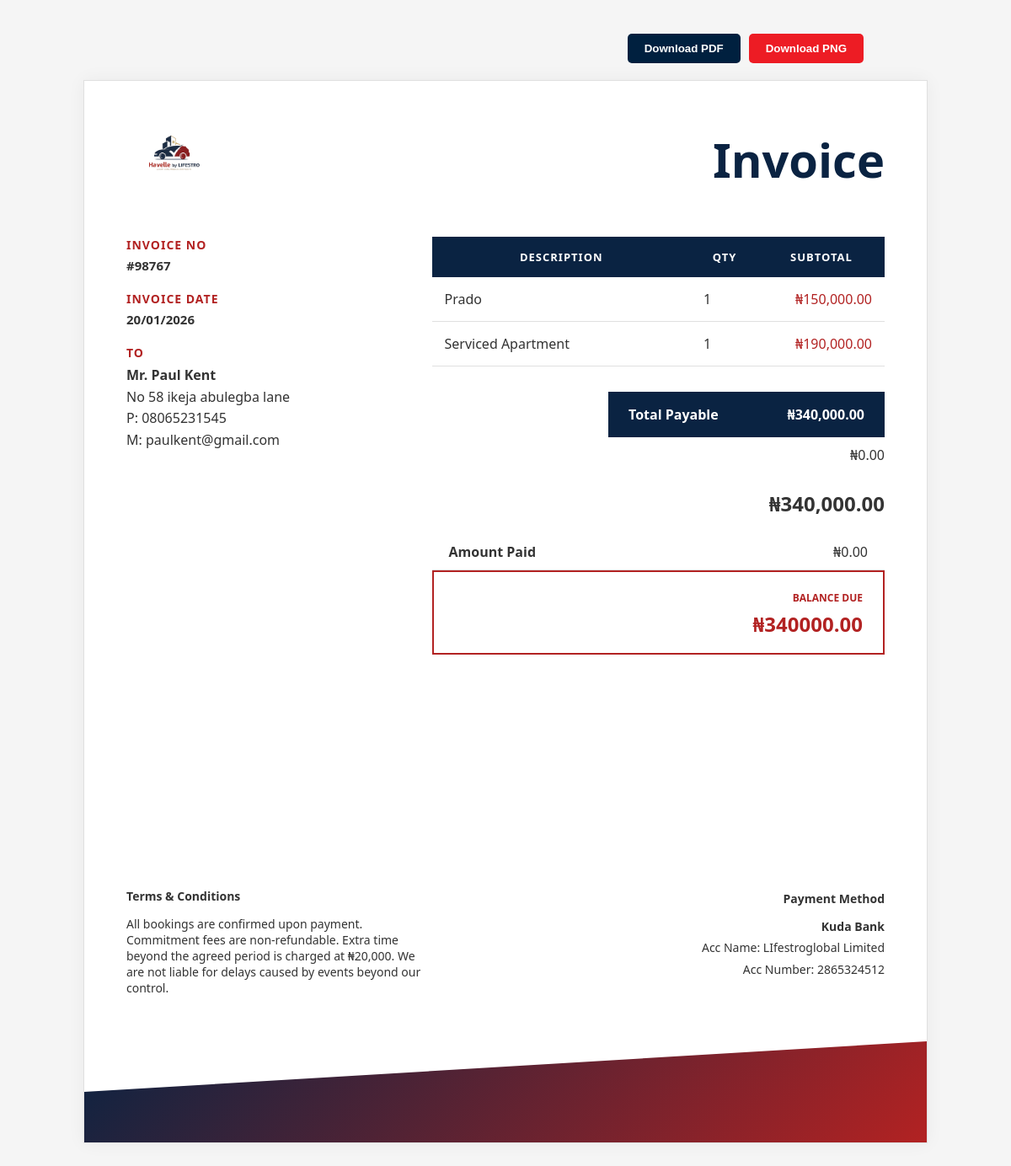
Screenshot of /invoice/3/ with the database file from the repository.
### invoices/models.py (models this page shows, shortened)
class Invoice(models.Model):
    invoice_number = models.CharField(max_length=20, unique=True)
    invoice_date = models.DateField()
    client_name = models.CharField(max_length=100)
    client_address = models.TextField()
    client_phone = models.CharField(max_length=20)
    client_email = models.EmailField()
    bank_name = models.CharField(max_length=100)
    account_name = models.CharField(max_length=100)
    account_number = models.CharField(max_length=50)
    paid_amount = models.DecimalField(max_digits=10, decimal_places=2, default=0.00)
    is_paid = models.BooleanField(default=False, verbose_name="Fully Paid") # The new checkbox
    @property
    def get_subtotal(self):
        return sum(item.total_price for item in self.items.all())
    @property
    def get_total(self):
        return self.get_subtotal
    @property
    def get_balance_due(self):
        if self.is_paid:
            return 0.00
        return self.get_total - self.paid_amount

class InvoiceItem(models.Model):
    invoice = models.ForeignKey(Invoice, related_name='items', on_delete=models.CASCADE)
    description = models.CharField(max_length=255)
    quantity = models.IntegerField(default=1)
    unit_price = models.DecimalField(max_digits=10, decimal_places=2)
    @property
    def total_price(self):
        return self.quantity * self.unit_price

### invoices/views.py (the view)
# urls.py: path('invoice/<int:invoice_id>/', invoice_detail, name='invoice_detail'),
def invoice_detail(request, invoice_id):
    invoice = get_object_or_404(Invoice, id=invoice_id)
    return render(request, 'invoices/invoice_detail.html', {'invoice': invoice})

### invoices/templates/invoices/invoice_detail.html (shortened to what this page needs)
{% load static %}
{% load humanize %}
<!DOCTYPE html>
<html lang="en">
<head>
</head>
<body>
    <div class="no-print"
        style="max-width: 850px; margin: 20px auto; display: flex; gap: 10px; justify-content: flex-end;">
        <button onclick="downloadPDF()"
            style="background: #00203F; color: white; border: none; padding: 10px 20px; border-radius: 5px; cursor: pointer; font-weight: bold;">
            Download PDF
        </button>
        <button onclick="downloadPNG()"
            style="background: #ED1C24; color: white; border: none; padding: 10px 20px; border-radius: 5px; cursor: pointer; font-weight: bold;">
            Download PNG
        </button>
    </div>
    <div class="invoice-container">
        {% load static %}
        <header class="header">
            <div class="logo-section">
                <img src="{% static 'images/logo.png' %}" alt="Havelle Logo">
            </div>
            <h1 class="invoice-title">Invoice</h1>
        </header>
        <div class="info-grid">
            <div class="meta-data">
                <h3>Invoice No</h3>
                <p>#{{ invoice.invoice_number }}</p>
                <h3>Invoice Date</h3>
                <p>{{ invoice.invoice_date|date:"d/m/Y" }}</p>
                <div class="client-section">
                    <h3>To</h3>
                    <div class="client-details">
                        <strong>{{ invoice.client_name }}</strong><br>
                        {{ invoice.client_address|linebreaksbr }}<br>
                        P: {{ invoice.client_phone }}<br>
                        M: {{ invoice.client_email }}
                    </div>
                </div>
            </div>
            <div class="table-section">
                <table>
                    <thead>
                        <tr>
                            <th>Description</th>
                            <th style="width: 50px;">Qty</th>
                            <th style="width: 120px;">Subtotal</th>
                        </tr>
                    </thead>
                    <tbody>
                        {% for item in invoice.items.all %}
                        <tr>
                            <td>{{ item.description }}</td>
                            <td>{{ item.quantity }}</td>
                            <td>₦{{ item.total_price|floatformat:2|intcomma }}</td>
                        </tr>
                        {% endfor %}
                    </tbody>
                </table>
                <div class="totals-wrapper"
                    style="flex-direction: column; align-items: flex-end; gap: 10px; position: relative;">
                    <div class="subtotal-box">
                        <span>Total Payable</span>
                        <span>₦{{ invoice.get_total|floatformat:2|intcomma }}</span>
                    </div>
                    <span>₦{{ invoice.paid_amount|floatformat:2|intcomma }}</span>
                    <h2>₦{{ invoice.get_balance_due|floatformat:2|intcomma }}</h2>
                </div>
                {% if not invoice.is_paid %}
                <div
                    style="display:flex; justify-content:space-between; min-width: 250px; padding: 10px 20px; border-bottom: 1px solid var(--border-light);">
                    <span style="color: var(--text-dark); font-weight: 600;">Amount Paid</span>
                    <span style="color: var(--accent-blue);">₦{{ invoice.paid_amount|floatformat:2 }}</span>
                </div>
                {% endif %}
                <div class="total-due-box"
                    style="border: 2px solid {% if invoice.is_paid %}#28a745{% else %}var(--brand-red){% endif %}; min-width: 250px;">
                    <span
                        style="color: {% if invoice.is_paid %}#28a745{% else %}var(--brand-red){% endif %}; font-weight: bold; text-transform: uppercase;">
                        Balance Due
                    </span>
                    <h2
                        style="color: {% if invoice.is_paid %}#28a745{% else %}var(--brand-red){% endif %}; margin: 5px 0 0 0;">
                        ₦{{ invoice.get_balance_due|floatformat:2 }}
                    </h2>
                </div>
            </div>
        </div>
        <footer class="footer-content">
            <div class="terms-section">
                <h4 style="color: var(--brand-blue); margin-bottom: 8px;">Terms & Conditions</h4>
                <p>All bookings are confirmed upon payment. Commitment fees are non-refundable. Extra time beyond the
                    agreed period is charged at ₦20,000. We are not liable for delays caused by events beyond our
                    control.</p>
            </div>
            <div class="payment-section">
                <h4 style="color: var(--brand-blue); margin-bottom: 8px;">Payment Method</h4>
                <strong>{{ invoice.bank_name }}</strong><br>
                Acc Name: {{ invoice.account_name }}<br>
                Acc Number: {{ invoice.account_number }}
            </div>
        </footer>
        <div class="footer-graphic"></div>
    </div>
</body>
</html>

### invoices/templates/invoices/invoice_detail.html (style rules this page uses)
:root { --brand-navy: #0a2342; --brand-red: #b22222; --brand-green: #28a745; --border-light: #e0e0e0; --text-dark: #333; }
body { font-family: "Segoe UI", Roboto, Helvetica, Arial, sans-serif; margin: 0; padding: 20px; background-color: #f5f5f5; color: var(--text-dark); }
.invoice-container { max-width: 900px; margin: 20px auto; background: #fff; padding: 50px 50px 160px; border: 1px solid var(--border-light); position: relative; min-height: 1050px; display: flex; flex-direction: column; box-shadow: 0 0 20px rgba(0, 0, 0, 0.05); }
.header { display: flex; justify-content: space-between; align-items: center; margin-bottom: 50px; }
.logo-section img { max-height: 80px; }
.invoice-title { font-size: 56px; font-weight: 800; color: var(--brand-navy); margin: 0; }
.info-grid { display: grid; grid-template-columns: 1.2fr 2fr; gap: 40px; margin-bottom: 40px; }
.meta-data h3 { color: var(--brand-red); font-size: 14px; text-transform: uppercase; margin: 0 0 5px; letter-spacing: 1px; }
.meta-data p { margin: 0 0 20px; font-weight: 600; font-size: 15px; }
.client-details { line-height: 1.6; }
.table-section table { width: 100%; border-collapse: collapse; }
.table-section thead { background: var(--brand-navy); color: #fff; }
.table-section th { padding: 15px; text-transform: uppercase; font-size: 13px; letter-spacing: 1px; }
.table-section td { padding: 15px; border-bottom: 1px solid var(--border-light); }
.table-section td:last-child { text-align: right; color: var(--brand-red); font-weight: 500; }
.totals-wrapper { margin-top: 30px; display: flex; flex-direction: column; align-items: flex-end; gap: 12px; position: relative; }
.subtotal-box { background: var(--brand-navy); color: #fff; padding: 16px 24px; min-width: 280px; display: flex; justify-content: space-between; font-weight: 600; }
.total-due-box { border: 2px solid var(--brand-green); padding: 18px 24px; min-width: 280px; text-align: right; }
.total-due-box span { font-size: 12px; text-transform: uppercase; font-weight: bold; color: var(--brand-green); }
.total-due-box h2 { margin: 5px 0 0; font-size: 24px; color: var(--brand-green); }
.footer-content { margin-top: auto; display: flex; justify-content: space-between; font-size: 14px; z-index: 10; position: relative; }
.terms-section { max-width: 360px; }
.payment-section { text-align: right; line-height: 1.8; }
.footer-graphic { position: absolute; bottom: 0; left: 0; width: 100%; height: 120px; background: linear-gradient(135deg, var(--brand-navy) 0%, var(--brand-red) 100%); clip-path: polygon(0 50%, 100% 0, 100% 100%, 0 100%); z-index: 1; }

### rows the page displays
Invoice: invoice_number "98767", invoice_date "20/01/2026", client_name "Mr. Paul Kent", client_address "No 58 ikeja abulegba lane", client_phone "08065231545", client_email "paulkent@gmail.com", get_total "340,000.00", paid_amount "0.00", get_balance_due "340,000.00", get_balance_due "340000.00", bank_name "Kuda Bank", account_name "LIfestroglobal Limited", account_number "2865324512"
InvoiceItem: description "Prado", quantity "1", total_price "150,000.00"
InvoiceItem: description "Serviced Apartment", quantity "1", total_price "190,000.00"
